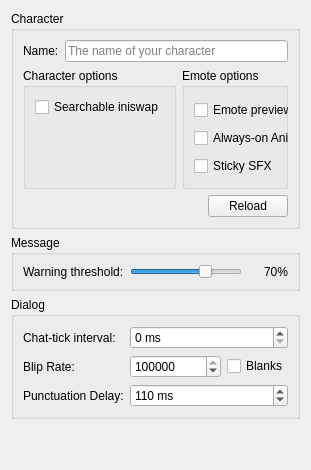
     <widget class="QWidget" name="tab_5">
      <attribute name="title">
       <string>Game</string>
      </attribute>
      <layout class="QVBoxLayout" name="verticalLayout_6">
       <item>
        <widget class="QGroupBox" name="groupBox_4">
         <property name="title">
          <string>Character</string>
         </property>
         <layout class="QFormLayout" name="formLayout_3">
          <item row="1" column="0">
           <widget class="QLabel" name="showname_label">
            <property name="text">
             <string>Name:</string>
            </property>
           </widget>
          </item>
          <item row="1" column="1">
           <widget class="QLineEdit" name="showname">
            <property name="placeholderText">
             <string>The name of your character</string>
            </property>
           </widget>
          </item>
          <item row="2" column="0" colspan="2">
           <layout class="QHBoxLayout" name="horizontalLayout_2">
            <item>
             <widget class="QGroupBox" name="groupBox_3">
              <property name="title">
               <string>Character options</string>
              </property>
              <layout class="QVBoxLayout" name="verticalLayout_8">
               <item>
                <widget class="QCheckBox" name="searchable_iniswap">
                 <property name="text">
                  <string>Searchable iniswap</string>
                 </property>
                </widget>
               </item>
               <item>
                <spacer name="verticalSpacer_5">
                 <property name="orientation">
                  <enum>Qt::Vertical</enum>
                 </property>
                 <property name="sizeHint" stdset="0">
                  <size>
                   <width>20</width>
                   <height>40</height>
                  </size>
                 </property>
                </spacer>
               </item>
              </layout>
             </widget>
            </item>
            <item>
             <widget class="QGroupBox" name="groupBox_5">
              <property name="minimumSize">
               <size>
                <width>0</width>
                <height>121</height>
               </size>
              </property>
              <property name="title">
               <string>Emote options</string>
              </property>
              <widget class="QCheckBox" name="sticky_sfx">
               <property name="geometry">
                <rect>
                 <x>12</x>
                 <y>87</y>
                 <width>78</width>
                 <height>22</height>
                </rect>
               </property>
               <property name="text">
                <string>Sticky SFX</string>
               </property>
              </widget>
              <widget class="QCheckBox" name="emote_preview">
               <property name="geometry">
                <rect>
                 <x>12</x>
                 <y>31</y>
                 <width>141</width>
                 <height>22</height>
                </rect>
               </property>
               <property name="text">
                <string>Emote preview tooltip</string>
               </property>
              </widget>
              <widget class="QCheckBox" name="always_pre">
               <property name="geometry">
                <rect>
                 <x>12</x>
                 <y>59</y>
                 <width>113</width>
                 <height>22</height>
                </rect>
               </property>
               <property name="sizePolicy">
                <sizepolicy hsizetype="Minimum" vsizetype="Maximum">
                 <horstretch>0</horstretch>
                 <verstretch>0</verstretch>
                </sizepolicy>
               </property>
               <property name="text">
                <string>Always-on Anim</string>
               </property>
               <property name="tristate">
                <bool>false</bool>
               </property>
              </widget>
             </widget>
            </item>
           </layout>
          </item>
          <item row="3" column="0" colspan="2">
           <layout class="QHBoxLayout" name="horizontalLayout_4">
            <item>
             <spacer name="horizontalSpacer_2">
              <property name="orientation">
               <enum>Qt::Horizontal</enum>
              </property>
              <property name="sizeHint" stdset="0">
               <size>
                <width>40</width>
                <height>20</height>
               </size>
              </property>
             </spacer>
            </item>
            <item>
             <widget class="QPushButton" name="reload_character">
              <property name="toolTip">
               <string>&lt;html&gt;&lt;head/&gt;&lt;body&gt;&lt;p&gt;Reload the currently selected character. If a character is not selected, nothing happens.&lt;/p&gt;&lt;/body&gt;&lt;/html&gt;</string>
              </property>
              <property name="text">
               <string>Reload</string>
              </property>
             </widget>
            </item>
           </layout>
          </item>
         </layout>
        </widget>
       </item>
       <item>
        <widget class="QGroupBox" name="groupBox_9">
         <property name="title">
          <string>Message</string>
         </property>
         <layout class="QFormLayout" name="formLayout_10">
          <item row="0" column="0">
           <widget class="QLabel" name="showname_label_2">
            <property name="text">
             <string>Warning threshold:</string>
            </property>
           </widget>
          </item>
          <item row="0" column="1">
           <layout class="QHBoxLayout" name="horizontalLayout_10">
            <item>
             <widget class="QSlider" name="length_threshold">
              <property name="toolTip">
               <string>&lt;html&gt;&lt;head/&gt;&lt;body&gt;&lt;p&gt;When the currently inputted in-game message length reaches at or above the defined threshold a counter will be shown indicating the number of available characters left.&lt;/p&gt;&lt;/body&gt;&lt;/html&gt;</string>
              </property>
              <property name="maximum">
               <number>100</number>
              </property>
              <property name="value">
               <number>70</number>
              </property>
              <property name="orientation">
               <enum>Qt::Horizontal</enum>
              </property>
             </widget>
            </item>
            <item>
             <widget class="QLabel" name="length_threshold_label">
              <property name="minimumSize">
               <size>
                <width>40</width>
                <height>0</height>
               </size>
              </property>
              <property name="text">
               <string>70%</string>
              </property>
              <property name="alignment">
               <set>Qt::AlignRight|Qt::AlignTrailing|Qt::AlignVCenter</set>
              </property>
             </widget>
            </item>
           </layout>
          </item>
         </layout>
        </widget>
       </item>
       <item>
        <widget class="QGroupBox" name="groupBox_6">
         <property name="minimumSize">
          <size>
           <width>0</width>
           <height>101</height>
          </size>
         </property>
         <property name="title">
          <string>Dialog</string>
         </property>
         <layout class="QFormLayout" name="formLayout_7">
          <item row="0" column="0">
           <widget class="QLabel" name="chat_tick_interval_label">
            <property name="text">
             <string>Chat-tick interval:</string>
            </property>
           </widget>
          </item>
          <item row="0" column="1">
           <widget class="QSpinBox" name="chat_tick_interval">
            <property name="suffix">
             <string> ms</string>
            </property>
            <property name="minimum">
             <number>0</number>
            </property>
            <property name="maximum">
             <number>999</number>
            </property>
           </widget>
          </item>
          <item row="1" column="0">
           <widget class="QLabel" name="blip_rate_label">
            <property name="text">
             <string>Blip Rate:</string>
            </property>
           </widget>
          </item>
          <item row="1" column="1">
           <layout class="QHBoxLayout" name="horizontalLayout_16">
            <item>
             <widget class="QSpinBox" name="blip_rate">
              <property name="minimum">
               <number>1</number>
              </property>
              <property name="maximum">
               <number>1000000000</number>
              </property>
              <property name="value">
               <number>1000000000</number>
              </property>
             </widget>
            </item>
            <item>
             <widget class="QCheckBox" name="blank_blips">
              <property name="sizePolicy">
               <sizepolicy hsizetype="Maximum" vsizetype="Fixed">
                <horstretch>0</horstretch>
                <verstretch>0</verstretch>
               </sizepolicy>
              </property>
              <property name="text">
               <string>Blanks</string>
              </property>
             </widget>
            </item>
           </layout>
          </item>
          <item row="2" column="0">
           <widget class="QLabel" name="punctuation_delay_label">
            <property name="text">
             <string>Punctuation Delay:</string>
            </property>
           </widget>
          </item>
          <item row="2" column="1">
           <widget class="QSpinBox" name="punctuation_delay">
            <property name="suffix">
             <string> ms</string>
            </property>
            <property name="maximum">
             <number>1000</number>
            </property>
            <property name="value">
             <number>110</number>
            </property>
           </widget>
          </item>
         </layout>
        </widget>
       </item>
       <item>
        <spacer name="verticalSpacer">
         <property name="orientation">
          <enum>Qt::Vertical</enum>
         </property>
         <property name="sizeHint" stdset="0">
          <size>
           <width>20</width>
           <height>40</height>
          </size>
         </property>
        </spacer>
       </item>
      </layout>
     </widget>
